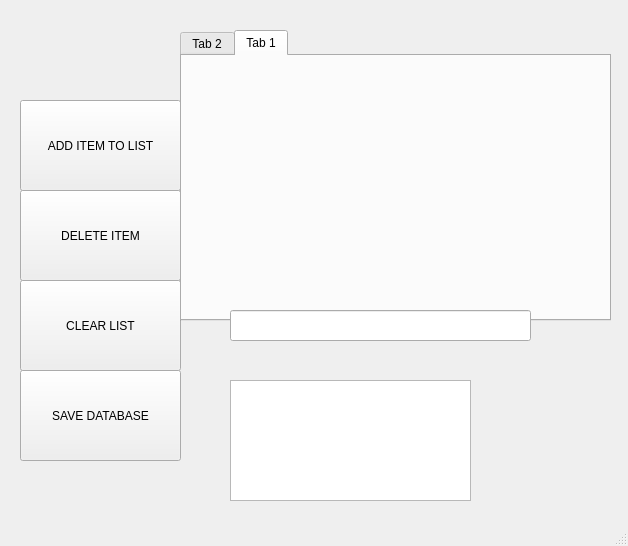
<?xml version="1.0" encoding="UTF-8"?>
<ui version="4.0">
 <class>MainWindow</class>
 <widget class="QMainWindow" name="MainWindow">
  <property name="geometry">
   <rect>
    <x>0</x>
    <y>0</y>
    <width>628</width>
    <height>546</height>
   </rect>
  </property>
  <property name="windowTitle">
   <string>MainWindow</string>
  </property>
  <widget class="QWidget" name="centralwidget">
   <widget class="QPushButton" name="btn_add">
    <property name="geometry">
     <rect>
      <x>20</x>
      <y>100</y>
      <width>161</width>
      <height>91</height>
     </rect>
    </property>
    <property name="text">
     <string>ADD ITEM TO LIST</string>
    </property>
   </widget>
   <widget class="QPushButton" name="btn_delete">
    <property name="geometry">
     <rect>
      <x>20</x>
      <y>190</y>
      <width>161</width>
      <height>91</height>
     </rect>
    </property>
    <property name="text">
     <string>DELETE ITEM</string>
    </property>
   </widget>
   <widget class="QPushButton" name="btn_clear_all">
    <property name="geometry">
     <rect>
      <x>20</x>
      <y>280</y>
      <width>161</width>
      <height>91</height>
     </rect>
    </property>
    <property name="text">
     <string>CLEAR LIST</string>
    </property>
   </widget>
   <widget class="QListWidget" name="listWidget">
    <property name="geometry">
     <rect>
      <x>230</x>
      <y>380</y>
      <width>241</width>
      <height>121</height>
     </rect>
    </property>
   </widget>
   <widget class="QPushButton" name="btn_save">
    <property name="geometry">
     <rect>
      <x>20</x>
      <y>370</y>
      <width>161</width>
      <height>91</height>
     </rect>
    </property>
    <property name="locale">
     <locale language="English" country="UnitedStates"/>
    </property>
    <property name="text">
     <string>SAVE DATABASE</string>
    </property>
   </widget>
   <widget class="QTabWidget" name="tabWidget">
    <property name="geometry">
     <rect>
      <x>180</x>
      <y>30</y>
      <width>431</width>
      <height>291</height>
     </rect>
    </property>
    <property name="currentIndex">
     <number>1</number>
    </property>
    <property name="tabsClosable">
     <bool>false</bool>
    </property>
    <widget class="QWidget" name="tab2">
     <attribute name="title">
      <string>Tab 2</string>
     </attribute>
    </widget>
    <widget class="QWidget" name="tab1">
     <attribute name="title">
      <string>Tab 1</string>
     </attribute>
    </widget>
   </widget>
   <widget class="QLineEdit" name="line_add">
    <property name="geometry">
     <rect>
      <x>230</x>
      <y>310</y>
      <width>301</width>
      <height>31</height>
     </rect>
    </property>
   </widget>
  </widget>
  <widget class="QMenuBar" name="menubar">
   <property name="geometry">
    <rect>
     <x>0</x>
     <y>0</y>
     <width>628</width>
     <height>22</height>
    </rect>
   </property>
  </widget>
  <widget class="QStatusBar" name="statusbar"/>
 </widget>
 <resources/>
 <connections/>
</ui>
